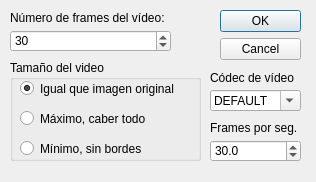
<?xml version="1.0" encoding="UTF-8"?>
<ui version="4.0">
 <class>rotaravideo</class>
 <widget class="QDialog" name="rotaravideo">
  <property name="geometry">
   <rect>
    <x>0</x>
    <y>0</y>
    <width>316</width>
    <height>182</height>
   </rect>
  </property>
  <property name="minimumSize">
   <size>
    <width>316</width>
    <height>182</height>
   </size>
  </property>
  <property name="maximumSize">
   <size>
    <width>316</width>
    <height>182</height>
   </size>
  </property>
  <property name="windowTitle">
   <string>Rotar imagen a vídeo...</string>
  </property>
  <property name="windowIcon">
   <iconset resource="recursos.qrc">
    <normaloff>:/new/prefix1/imagenes/logo.gif</normaloff>:/new/prefix1/imagenes/logo.gif</iconset>
  </property>
  <widget class="QDialogButtonBox" name="buttonBox">
   <property name="geometry">
    <rect>
     <x>220</x>
     <y>10</y>
     <width>81</width>
     <height>61</height>
    </rect>
   </property>
   <property name="orientation">
    <enum>Qt::Vertical</enum>
   </property>
   <property name="standardButtons">
    <set>QDialogButtonBox::Cancel|QDialogButtonBox::Ok</set>
   </property>
  </widget>
  <widget class="QLabel" name="label">
   <property name="geometry">
    <rect>
     <x>10</x>
     <y>10</y>
     <width>181</width>
     <height>16</height>
    </rect>
   </property>
   <property name="text">
    <string>Número de frames del vídeo:</string>
   </property>
  </widget>
  <widget class="QSpinBox" name="spinBox">
   <property name="geometry">
    <rect>
     <x>10</x>
     <y>30</y>
     <width>161</width>
     <height>22</height>
    </rect>
   </property>
   <property name="minimum">
    <number>1</number>
   </property>
   <property name="maximum">
    <number>10000</number>
   </property>
   <property name="value">
    <number>30</number>
   </property>
  </widget>
  <widget class="QGroupBox" name="groupBox">
   <property name="geometry">
    <rect>
     <x>10</x>
     <y>60</y>
     <width>191</width>
     <height>101</height>
    </rect>
   </property>
   <property name="title">
    <string>Tamaño del video</string>
   </property>
   <widget class="QRadioButton" name="radioButton">
    <property name="geometry">
     <rect>
      <x>10</x>
      <y>20</y>
      <width>181</width>
      <height>17</height>
     </rect>
    </property>
    <property name="text">
     <string>Igual que imagen original</string>
    </property>
    <property name="checked">
     <bool>true</bool>
    </property>
   </widget>
   <widget class="QRadioButton" name="radioButton_2">
    <property name="geometry">
     <rect>
      <x>10</x>
      <y>50</y>
      <width>141</width>
      <height>17</height>
     </rect>
    </property>
    <property name="text">
     <string>Máximo, caber todo</string>
    </property>
   </widget>
   <widget class="QRadioButton" name="radioButton_3">
    <property name="geometry">
     <rect>
      <x>10</x>
      <y>80</y>
      <width>141</width>
      <height>17</height>
     </rect>
    </property>
    <property name="text">
     <string>Mínimo, sin bordes</string>
    </property>
   </widget>
  </widget>
  <widget class="QComboBox" name="comboBox">
   <property name="geometry">
    <rect>
     <x>210</x>
     <y>90</y>
     <width>91</width>
     <height>21</height>
    </rect>
   </property>
   <property name="editable">
    <bool>true</bool>
   </property>
   <property name="currentText">
    <string>DEFAULT</string>
   </property>
   <property name="currentIndex">
    <number>0</number>
   </property>
   <item>
    <property name="text">
     <string>DEFAULT</string>
    </property>
   </item>
   <item>
    <property name="text">
     <string>MPEG</string>
    </property>
   </item>
   <item>
    <property name="text">
     <string>MJPG</string>
    </property>
   </item>
   <item>
    <property name="text">
     <string>PIM1</string>
    </property>
   </item>
   <item>
    <property name="text">
     <string>DIVX</string>
    </property>
   </item>
   <item>
    <property name="text">
     <string>XVID</string>
    </property>
   </item>
  </widget>
  <widget class="QLabel" name="label_2">
   <property name="geometry">
    <rect>
     <x>210</x>
     <y>70</y>
     <width>101</width>
     <height>16</height>
    </rect>
   </property>
   <property name="text">
    <string>Códec de vídeo</string>
   </property>
  </widget>
  <widget class="QLabel" name="label_3">
   <property name="geometry">
    <rect>
     <x>210</x>
     <y>120</y>
     <width>101</width>
     <height>16</height>
    </rect>
   </property>
   <property name="text">
    <string>Frames por seg.</string>
   </property>
  </widget>
  <widget class="QDoubleSpinBox" name="doubleSpinBox">
   <property name="geometry">
    <rect>
     <x>210</x>
     <y>140</y>
     <width>91</width>
     <height>22</height>
    </rect>
   </property>
   <property name="decimals">
    <number>1</number>
   </property>
   <property name="maximum">
    <double>200.000000000000000</double>
   </property>
   <property name="value">
    <double>30.000000000000000</double>
   </property>
  </widget>
 </widget>
 <resources>
  <include location="recursos.qrc"/>
 </resources>
 <connections>
  <connection>
   <sender>buttonBox</sender>
   <signal>accepted()</signal>
   <receiver>rotaravideo</receiver>
   <slot>accept()</slot>
   <hints>
    <hint type="sourcelabel">
     <x>248</x>
     <y>254</y>
    </hint>
    <hint type="destinationlabel">
     <x>157</x>
     <y>274</y>
    </hint>
   </hints>
  </connection>
  <connection>
   <sender>buttonBox</sender>
   <signal>rejected()</signal>
   <receiver>rotaravideo</receiver>
   <slot>reject()</slot>
   <hints>
    <hint type="sourcelabel">
     <x>316</x>
     <y>260</y>
    </hint>
    <hint type="destinationlabel">
     <x>286</x>
     <y>274</y>
    </hint>
   </hints>
  </connection>
 </connections>
</ui>
